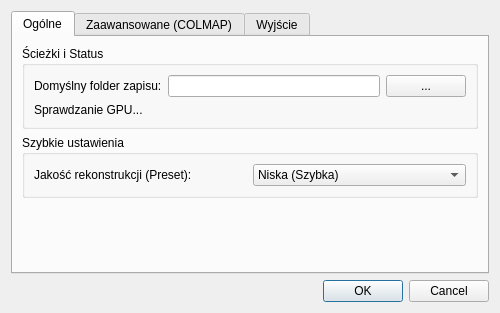
<?xml version="1.0" encoding="UTF-8"?>
<ui version="4.0">
 <class>SettingsDialog</class>
 <widget class="QDialog" name="SettingsDialog">
  <property name="geometry">
   <rect>
    <x>0</x>
    <y>0</y>
    <width>500</width>
    <height>300</height>
   </rect>
  </property>
  <property name="windowTitle">
   <string>Ustawienia</string>
  </property>
  <layout class="QVBoxLayout" name="verticalLayout">
   <item>
    <widget class="QTabWidget" name="tabWidget">
     <property name="currentIndex">
      <number>0</number>
     </property>
     
     <!-- TAB 1: OGÓLNE -->
     <widget class="QWidget" name="tab_general">
      <attribute name="title">
       <string>Ogólne</string>
      </attribute>
      <layout class="QVBoxLayout" name="verticalLayout_tab1">
       <item>
        <widget class="QGroupBox" name="groupBox">
         <property name="title">
          <string>Ścieżki i Status</string>
         </property>
         <layout class="QVBoxLayout" name="verticalLayout_paths">
          <item>
           <layout class="QHBoxLayout" name="horizontalLayout">
            <item>
             <widget class="QLabel" name="label">
              <property name="text">
               <string>Domyślny folder zapisu:</string>
              </property>
             </widget>
            </item>
            <item>
             <widget class="QLineEdit" name="lineEditPath"/>
            </item>
            <item>
             <widget class="QPushButton" name="btnSelectPath">
              <property name="text">
               <string>...</string>
              </property>
             </widget>
            </item>
           </layout>
          </item>
          <item>
           <widget class="QLabel" name="lblGpuStatus">
            <property name="text">
             <string>Sprawdzanie GPU...</string>
            </property>
           </widget>
          </item>
         </layout>
        </widget>
       </item>
       <item>
        <widget class="QGroupBox" name="groupBox_presets">
         <property name="title">
          <string>Szybkie ustawienia</string>
         </property>
         <layout class="QHBoxLayout" name="horizontalLayout_quality">
          <item>
           <widget class="QLabel" name="label_quality">
            <property name="text">
             <string>Jakość rekonstrukcji (Preset):</string>
            </property>
           </widget>
          </item>
          <item>
           <widget class="QComboBox" name="comboQuality">
            <item>
             <property name="text">
              <string>Niska (Szybka)</string>
             </property>
            </item>
            <item>
             <property name="text">
              <string>Średnia (Domyślna)</string>
             </property>
            </item>
            <item>
             <property name="text">
              <string>Wysoka (Szczegółowa)</string>
             </property>
            </item>
           </widget>
          </item>
         </layout>
        </widget>
       </item>
       <item>
        <spacer name="verticalSpacer_1">
         <property name="orientation">
          <enum>Qt::Vertical</enum>
         </property>
         <property name="sizeHint" stdset="0">
          <size>
           <width>20</width>
           <height>40</height>
          </size>
         </property>
        </spacer>
       </item>
      </layout>
     </widget>

     <!-- TAB 2: ZAAWANSOWANE (COLMAP) -->
     <widget class="QWidget" name="tab_advanced">
      <attribute name="title">
       <string>Zaawansowane (COLMAP)</string>
      </attribute>
      <layout class="QVBoxLayout" name="verticalLayout_tab2">
       <item>
        <widget class="QGroupBox" name="groupBox_features">
         <property name="title">
          <string>Ekstrakcja Cech (Feature Extraction)</string>
         </property>
         <layout class="QGridLayout" name="gridLayout_feat">
          <item row="0" column="0">
           <widget class="QLabel" name="label_imgsize">
            <property name="text">
             <string>Max rozmiar zdjęcia (px):</string>
            </property>
           </widget>
          </item>
          <item row="0" column="1">
           <widget class="QSpinBox" name="spinMaxImageSize">
            <property name="minimum">
             <number>0</number>
            </property>
            <property name="maximum">
             <number>10000</number>
            </property>
            <property name="value">
             <number>2000</number>
            </property>
            <property name="singleStep">
             <number>100</number>
            </property>
            <property name="toolTip">
             <string>Mniejszy rozmiar = Mniej RAMu (Unika błędu OOM Code 9)</string>
            </property>
           </widget>
          </item>
          <item row="1" column="0">
           <widget class="QLabel" name="label_threads">
            <property name="text">
             <string>Liczba wątków CPU (-1 = Auto):</string>
            </property>
           </widget>
          </item>
          <item row="1" column="1">
           <widget class="QSpinBox" name="spinThreads">
            <property name="minimum">
             <number>-1</number>
            </property>
            <property name="maximum">
             <number>64</number>
            </property>
            <property name="value">
             <number>-1</number>
            </property>
           </widget>
          </item>
          <item row="2" column="0">
           <widget class="QLabel" name="label_features">
            <property name="text">
             <string>Max liczba cech:</string>
            </property>
           </widget>
          </item>
          <item row="2" column="1">
           <widget class="QSpinBox" name="spinMaxFeatures">
            <property name="minimum">
             <number>0</number>
            </property>
            <property name="maximum">
             <number>30000</number>
            </property>
            <property name="value">
             <number>8192</number>
            </property>
            <property name="singleStep">
             <number>1024</number>
            </property>
           </widget>
          </item>
         </layout>
        </widget>
       </item>
       <item>
        <widget class="QGroupBox" name="groupBox_dense">
         <property name="title">
          <string>Gęsta Rekonstrukcja (Dense Stereo)</string>
         </property>
         <layout class="QVBoxLayout" name="verticalLayout_dense">
          <item>
           <widget class="QCheckBox" name="chkEnableMVS">
            <property name="text">
             <string>Włącz MVS (Dense Stereo)</string>
            </property>
           </widget>
          </item>
          <item>
           <widget class="QCheckBox" name="chkGeomConsistency">
            <property name="text">
             <string>Spójność Geometryczna (Geom Consistency)</string>
            </property>
            <property name="checked">
             <bool>true</bool>
            </property>
            <property name="toolTip">
             <string>Wyłącz, aby przyspieszyć (kosztem jakości szumów).</string>
            </property>
           </widget>
          </item>
         </layout>
        </widget>
       </item>
       <item>
        <spacer name="verticalSpacer_2">
         <property name="orientation">
          <enum>Qt::Vertical</enum>
         </property>
         <property name="sizeHint" stdset="0">
          <size>
           <width>20</width>
           <height>40</height>
          </size>
         </property>
        </spacer>
       </item>
      </layout>
     </widget>

     <!-- TAB 3: WYJŚCIE -->
     <widget class="QWidget" name="tab_output">
      <attribute name="title">
       <string>Wyjście</string>
      </attribute>
      <layout class="QVBoxLayout" name="verticalLayout_tab3">
       <item>
        <widget class="QGroupBox" name="groupBox_output">
         <property name="title">
          <string>Formaty Plików</string>
         </property>
         <layout class="QHBoxLayout" name="horizontalLayout_fmt">
          <item>
           <widget class="QLabel" name="label_format">
            <property name="text">
             <string>Format modelu 3D:</string>
            </property>
           </widget>
          </item>
          <item>
           <widget class="QComboBox" name="comboOutputFormat">
            <item>
             <property name="text">
              <string>PLY (Cloud/Mesh)</string>
             </property>
             <property name="data">
              <string>PLY</string>
             </property>
            </item>
            <item>
             <property name="text">
              <string>OBJ (Mesh)</string>
             </property>
             <property name="data">
              <string>OBJ</string>
             </property>
            </item>
           </widget>
          </item>
         </layout>
        </widget>
       </item>
       <item>
        <spacer name="verticalSpacer_3">
         <property name="orientation">
          <enum>Qt::Vertical</enum>
         </property>
         <property name="sizeHint" stdset="0">
          <size>
           <width>20</width>
           <height>40</height>
          </size>
         </property>
        </spacer>
       </item>
      </layout>
     </widget>
    </widget>
   </item>
   <item>
    <widget class="QDialogButtonBox" name="buttonBox">
     <property name="orientation">
      <enum>Qt::Horizontal</enum>
     </property>
     <property name="standardButtons">
      <set>QDialogButtonBox::Cancel|QDialogButtonBox::Ok</set>
     </property>
    </widget>
   </item>
  </layout>
 </widget>
 <resources/>
 <connections>
  <connection>
   <sender>buttonBox</sender>
   <signal>accepted()</signal>
   <receiver>SettingsDialog</receiver>
   <slot>accept()</slot>
   <hints>
    <hint type="sourcelabel">
     <x>248</x>
     <y>254</y>
    </hint>
    <hint type="destinationlabel">
     <x>157</x>
     <y>274</y>
    </hint>
   </hints>
  </connection>
  <connection>
   <sender>buttonBox</sender>
   <signal>rejected()</signal>
   <receiver>SettingsDialog</receiver>
   <slot>reject()</slot>
   <hints>
    <hint type="sourcelabel">
     <x>316</x>
     <y>260</y>
    </hint>
    <hint type="destinationlabel">
     <x>286</x>
     <y>274</y>
    </hint>
   </hints>
  </connection>
 </connections>
</ui>
